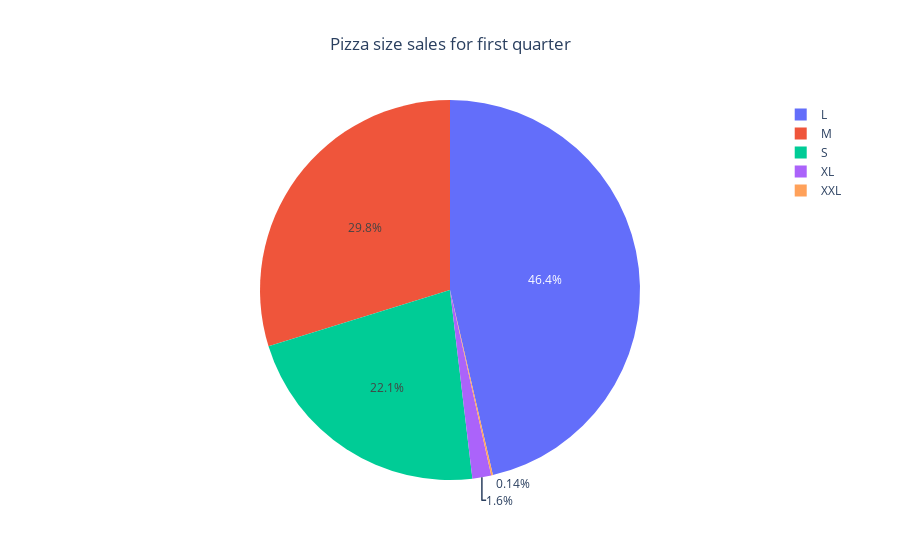

Notebook code for this chart:
### Code cell
#6 Identify the pizza size that generated the highest sales during the first quarter of the year

# filter dataframe for data in the first quarter of the year
day = pd.to_datetime('2015-04-01',format = "%Y-%m-%d")
first_qurt = df[df['order_date'] < day]

#pizza that generated sales the higest sales
new = first_qurt.groupby('pizza_size')[['total_price']].sum().reset_index().sort_values(by = 'total_price', ascending = False)

#Visualiztaion using a pie chart in plotly
fig = pe.pie(new, names = 'pizza_size', values = 'total_price', color = 'pizza_size', title='Pizza size sales for first quarter')
fig.update_layout(title_x = 0.5)
fig.show()

### Figure 1 — Plotly figure (JSON) as saved in the notebook; plotly's stock layout.template omitted (floating-point values rounded to 4 significant figures)
{"data": [{"customdata": [["L"], ["M"], ["S"], ["XL"], ["XXL"]], "domain": {"x": [0, 1], "y": [0, 1]}, "hovertemplate": "pizza_size=%{customdata[0]}<br>total_price=%{value}<extra></extra>", "labels": ["L", "M", "S", "XL", "XXL"], "legendgroup": "", "marker": {"colors": ["#636efa", "#EF553B", "#00cc96", "#ab63fa", "#FFA15A"]}, "name": "", "showlegend": true, "type": "pie", "values": [95230.0, 61159, 45380.0, 3290.0, 287.6]}], "layout": {"legend": {"tracegroupgap": 0}, "title": {"text": "Pizza size sales for first quarter", "x": 0.5}}}
